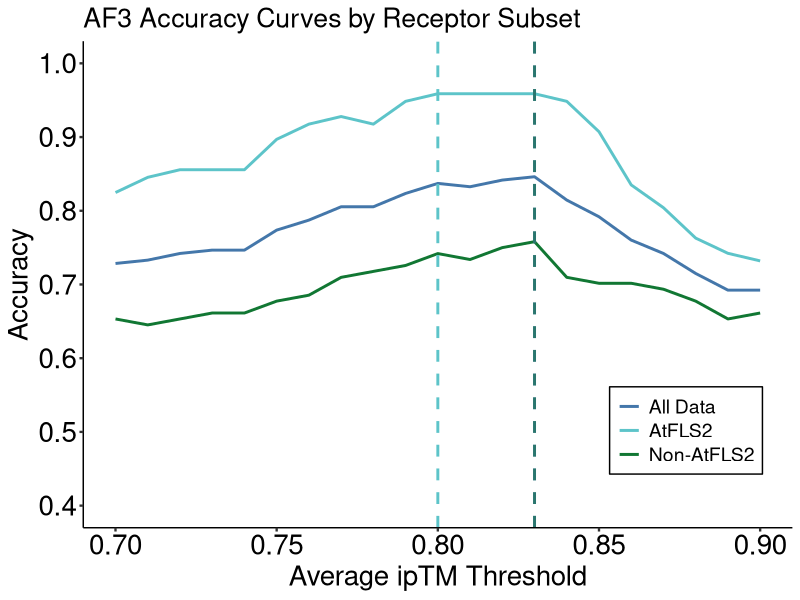
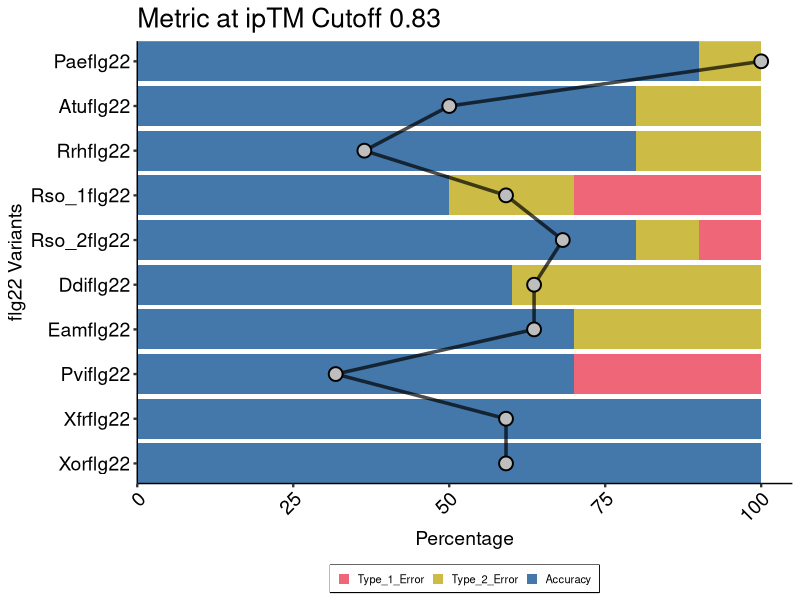
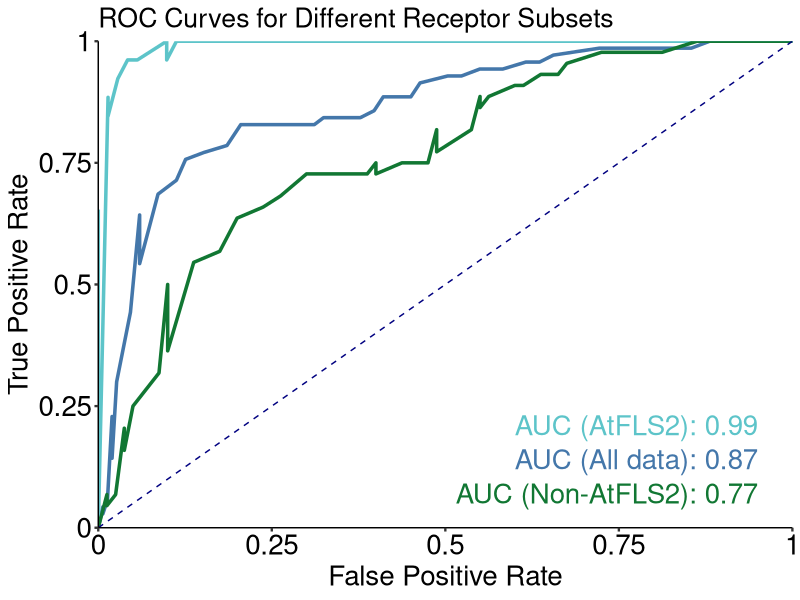
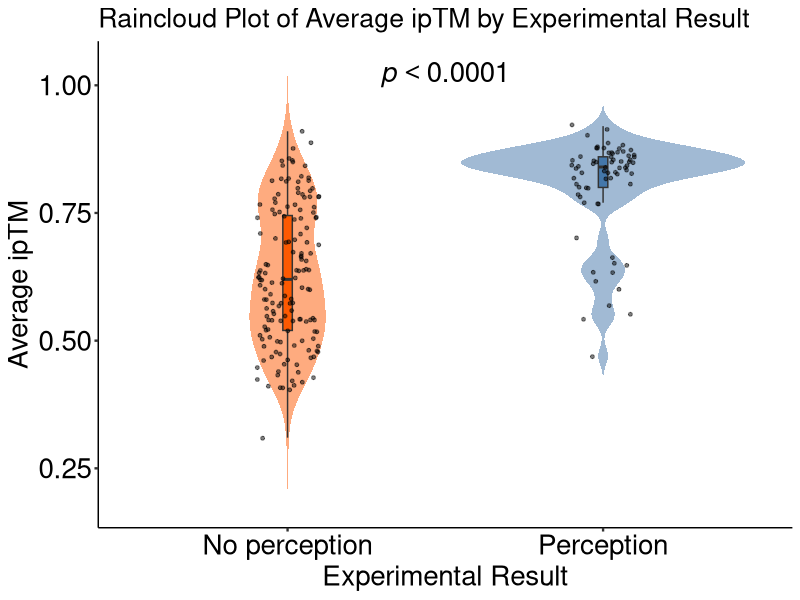
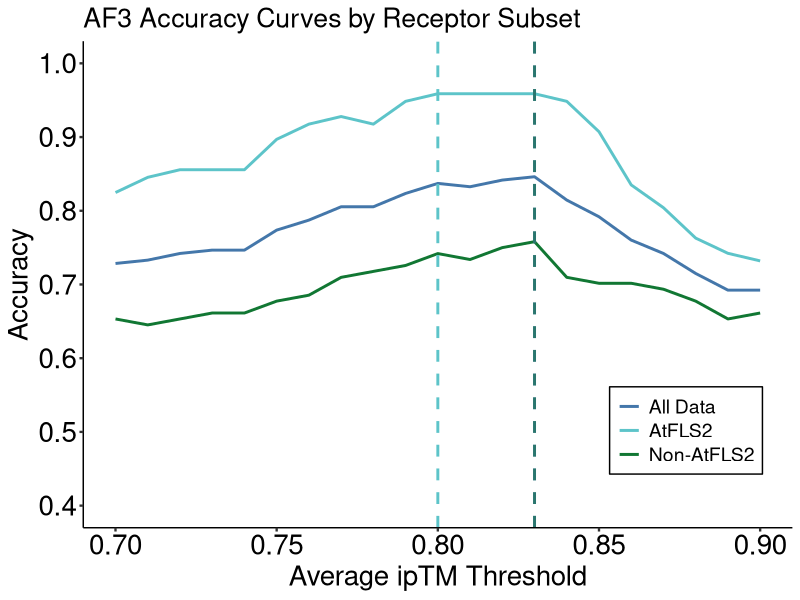
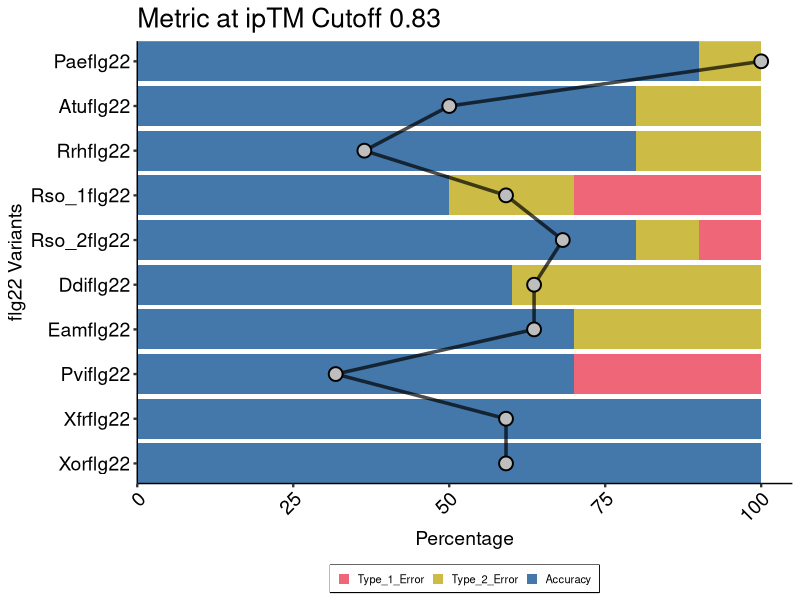
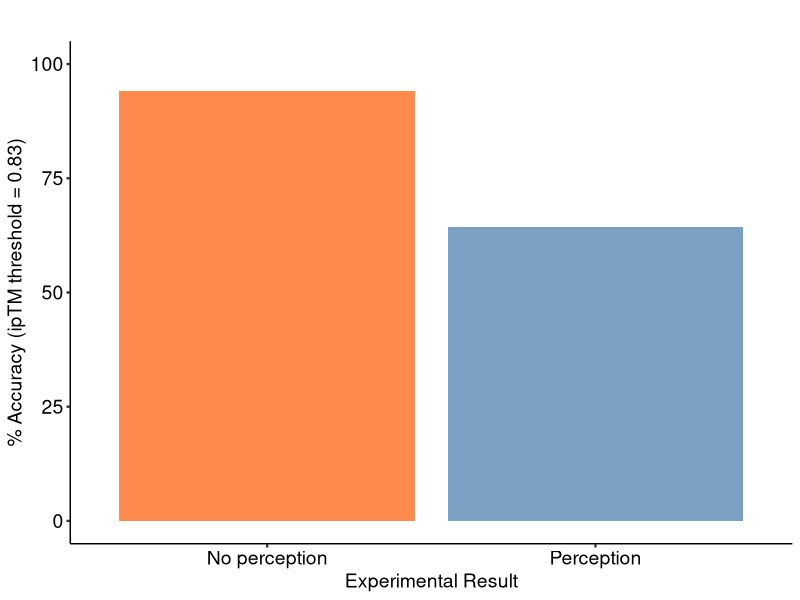
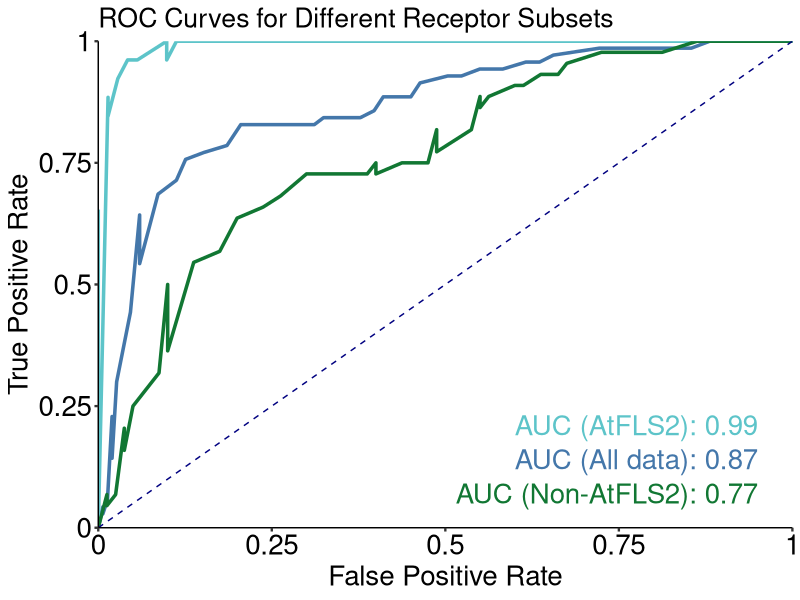

Source code (R) for these figures, in order:
## ---- chunk 1
library(ggplot2)
library(dplyr)
library(tidyr)

setwd("~/FLS2_engineering/R_ploting/script/")

# Define customized ggplot theme
my_ggplot_theme <- theme_classic() +
  theme(text = element_text(size = 16),
        axis.title.x = element_text(size = 20, color = "black"),
        axis.title.y = element_text(size = 20, color = "black"),
        axis.text.x = element_text(size = 20, color = "black"),
        axis.text.y = element_text(size = 20, color = "black"),
        axis.ticks = element_line(size = 0.8),
        legend.position = c(0.85, 0.2), # Adjust position to bottom right above x-axis
        legend.background = element_rect(fill = "white", color = "black"),
        legend.title = element_blank(), # Remove the legend title for a cleaner look
        legend.text = element_text(size = 14))

# Read and prepare the data
data <- read.csv("../input/af3/ipTM_ploting.csv")

# Define the range of cutoffs
cutoffs <- seq(0.7, 0.9, by = 0.01)

# Function to calculate accuracy for a given subset of data
calculate_accuracy <- function(data_subset) {
  expanded_data <- data_subset %>% 
    crossing(Cutoff = cutoffs) %>% 
    mutate(
      Cutoff = as.numeric(Cutoff),
      Accurate = ifelse(Average_ipTM >= Cutoff & Known_outcome == "Perception" |
                        Average_ipTM < Cutoff & Known_outcome == "No perception", 1, 0)
    ) %>% 
    group_by(Cutoff) %>% 
    summarise(
      Accuracy = mean(Accurate),
      .groups = 'drop'
    )
  return(expanded_data)
}

# Calculate accuracy for all data, only AtFLS2, and non-AtFLS2
accuracy_all <- calculate_accuracy(data)
accuracy_AtFLS2 <- calculate_accuracy(data[data$receptor == "AtFLS2", ])
accuracy_non_AtFLS2 <- calculate_accuracy(data[data$receptor != "AtFLS2", ])

# Find the optimal cutoff where accuracy is maximum for each group
optimal_cutoff_all <- accuracy_all$Cutoff[which.max(accuracy_all$Accuracy)]
max_accuracy_all <- max(accuracy_all$Accuracy)

optimal_cutoff_AtFLS2 <- accuracy_AtFLS2$Cutoff[which.max(accuracy_AtFLS2$Accuracy)]
max_accuracy_AtFLS2 <- max(accuracy_AtFLS2$Accuracy)

optimal_cutoff_non_AtFLS2 <- accuracy_non_AtFLS2$Cutoff[which.max(accuracy_non_AtFLS2$Accuracy)]
max_accuracy_non_AtFLS2 <- max(accuracy_non_AtFLS2$Accuracy)

# Output results
cat("All Data - Optimal ipTM Cutoff:", optimal_cutoff_all, "\n")
cat("All Data - Highest Accuracy:", max_accuracy_all * 100, "%\n")
cat("AtFLS2 - Optimal ipTM Cutoff:", optimal_cutoff_AtFLS2, "\n")
cat("AtFLS2 - Highest Accuracy:", max_accuracy_AtFLS2 * 100, "%\n")
cat("Non-AtFLS2 - Optimal ipTM Cutoff:", optimal_cutoff_non_AtFLS2, "\n")
cat("Non-AtFLS2 - Highest Accuracy:", max_accuracy_non_AtFLS2 * 100, "%\n")

# Plotting
ggplot() +
  geom_line(data = accuracy_all, aes(x = Cutoff, y = Accuracy, color = "All Data"), size = 1) +
  geom_line(data = accuracy_AtFLS2, aes(x = Cutoff, y = Accuracy, color = "AtFLS2"), size = 1) +
  geom_line(data = accuracy_non_AtFLS2, aes(x = Cutoff, y = Accuracy, color = "Non-AtFLS2"), size = 1) +
  geom_vline(xintercept = optimal_cutoff_all, linetype = "dashed", color = "#4477aa", size = 1) +
  geom_vline(xintercept = optimal_cutoff_AtFLS2, linetype = "dashed", color = "#5dc4c9", size = 1) +
  geom_vline(xintercept = optimal_cutoff_non_AtFLS2, linetype = "dashed", color = "#117733", size = 1, alpha = 0.5) +
  scale_color_manual(values = c("All Data" = "#4477aa",
                                "AtFLS2" = "#5dc4c9",
                                "Non-AtFLS2" = "#117733")) +
  scale_y_continuous(limits = c(0.4, 1), breaks = seq(0, 1, by = 0.1)) +
  labs(x = "Average ipTM Threshold", y = "Accuracy", title = "AF3 Accuracy Curves by Receptor Subset") +
  my_ggplot_theme

# Save the plot
ggsave("../output/af3/AF3_accuracy_by_receptor.pdf", dpi = 300, width = 6.6, height = 6)


## ---- chunk 2
library(ggplot2)
library(dplyr)
library(tidyr)

# Load and prepare the data
data <- read.csv("../input/af3/ipTM_ploting_subset.csv") 

data_processed <- data %>%
  mutate(
    Accuracy = ifelse((Average_ipTM >= 0.83 & Known_outcome == "Perception") | 
                      (Average_ipTM < 0.83 & Known_outcome == "No perception"), 1, 0),
    Type_1_Error = ifelse(Average_ipTM >= 0.83 & Known_outcome == "No perception", 1, 0),
    Type_2_Error = ifelse(Average_ipTM < 0.83 & Known_outcome == "Perception", 1, 0)
  ) %>%
  group_by(ligand_name) %>%
  summarise(
    Accuracy_Percentage = mean(Accuracy) * 100,
    Type_1_Error_Percentage = mean(Type_1_Error) * 100,
    Type_2_Error_Percentage = mean(Type_2_Error) * 100,
    .groups = 'drop'
  )

# Correctly pivot the data
data_long <- data_processed %>%
  pivot_longer(
    cols = c("Accuracy_Percentage", "Type_1_Error_Percentage", "Type_2_Error_Percentage"),
    names_to = "Metric",
    values_to = "Percentage"
  ) %>%
  mutate(Metric = gsub("_Percentage$", "", Metric))

# Set the order of flg22 variants as in the similarity matrix
variant_order <- c("Paeflg22", "Atuflg22", "Rrhflg22","Rso_1flg22", "Rso_2flg22","Ddiflg22", "Eamflg22", "Pviflg22", "Xfrflg22", "Xorflg22")
data_long$ligand_name <- factor(data_long$ligand_name, levels = rev(variant_order))
data_long$Metric <- factor(data_long$Metric, levels = c("Type_1_Error", "Type_2_Error", "Accuracy"))

# Prepare similarity data
similarity_data <- data.frame(
  ligand_name = variant_order,
  sim = c(100, 50, 36.4, 59.1, 68.2, 63.6, 63.6, 31.8, 59.1, 59.1)
)
similarity_data$ligand_name <- factor(similarity_data$ligand_name, levels = variant_order)

my_ggplot_theme <- theme_classic() +
  theme(text = element_text(size = 16),
        axis.title.x = element_text(size = 14, color = "black"),
        axis.title.y = element_text(size = 14, color = "black"),
        axis.text.x = element_text(size = 14, color = "black"),
        axis.text.y = element_text(size = 14, color = "black"),
        axis.ticks = element_line(size = 0.8))
# Plot
stacked_plot <- ggplot(data_long, aes(x = ligand_name, y = Percentage, fill = Metric)) +
  geom_bar(stat = "identity", position = "stack") +
  coord_flip() +  # This flips the plot to vertical orientation
  scale_fill_manual(values = c("Accuracy" = "#4477aa", "Type_1_Error" = "#ee6677", "Type_2_Error" = "#ccbb44")) +
  labs(title = "Metric at ipTM Cutoff 0.83",
       x = "flg22 Variants", y = "Percentage") +
  my_ggplot_theme +
  scale_y_continuous(expand = c(0, 0), limits = c(0, 105)) +
  scale_x_discrete(expand = c(0, 0)) +
  theme(axis.text.x = element_text(angle = 45, hjust = 1),
        legend.position = "bottom",  # Moves legend to the bottom
        legend.title = element_blank(),  # Optionally remove the legend title
        legend.box = "horizontal",  # Horizontal layout for the legend items
        legend.box.background = element_rect(color="black", size=0.5),  # Adds a box around the legend with a border
        legend.text = element_text(size = 8),  # Adjust text size for better fit
        legend.key.size = unit(0.3, "cm"))  # Adjusts the size of the legend keys

# Add similarity data as a line plot over the bars
final_plot <- stacked_plot +
  geom_line(data = similarity_data, aes(x = ligand_name, y = sim, group = 1), 
            color = "black", size = 1.2, inherit.aes = FALSE, alpha = 0.7) +
  geom_point(data = similarity_data, aes(x = ligand_name, y = sim), 
             color = "black", size = 4, inherit.aes = FALSE, 
             shape = 21, fill = "grey", stroke = 1)  # Increased size and added border

# Display the combined plot
print(final_plot)

# Optionally, save the plot
ggsave("../output/af3/combined_metrics_similarity_plot.pdf", final_plot, width = 4.2, height = 6)
## ---- chunk 3
library(ggplot2)
library(dplyr)

# Load the data
data <- read.csv("../input/af3/ipTM_ploting.csv")

my_ggplot_theme <- theme_classic() +
  theme(text = element_text(size = 16),
        axis.title.x = element_text(size = 14, color = "black"),
        axis.title.y = element_text(size = 14, color = "black"),
        axis.text.x = element_text(size = 14, color = "black"),
        axis.text.y = element_text(size = 14, color = "black"),
        axis.ticks = element_line(size = 0.8))

# Define the cutoff
cutoff <- 0.83

# Calculate accuracy based on the cutoff
data <- data %>%
  mutate(
    Accurate = ifelse((Average_ipTM >= cutoff & Known_outcome == "Perception") | 
                      (Average_ipTM < cutoff & Known_outcome == "No perception"), 1, 0)
  )

# Group by Known_outcome and calculate accuracy percentage
accuracy_data <- data %>%
  group_by(Known_outcome) %>%
  summarise(
    Accuracy_Percentage = mean(Accurate) * 100,
    .groups = 'drop'
  )

# Plotting the bar graph
plot <- ggplot(accuracy_data, aes(x = Known_outcome, y = Accuracy_Percentage, fill = Known_outcome)) +
  geom_bar(stat = "identity", alpha = 0.7) +
  labs(title = "",
       x = "Experimental Result",
       y = "% Accuracy (ipTM threshold = 0.83)") +
  my_ggplot_theme +
  theme(legend.position = "none")+
  ylim(0, 100)+
  scale_fill_manual(values = c("#fd5901", "#4477aa"))  # Color aesthetic based on the experimental result

ggsave("../output/af3/accuracy_on_experimental_data.pdf", plot, width = 4, height = 6)
## ---- chunk 4
# Load necessary libraries
library(ggplot2)
library(pROC)
library(readr)  # Use read_csv from readr

# Read the data from the CSV file
data <- read_csv("../input/af3/ipTM_ploting.csv")  

# Ensure the experimental results are properly formatted
data$Known_outcome <- as.factor(data$Known_outcome)

# Subset data for the three groups
data_all <- data
data_AtFLS2 <- data[data$receptor == "AtFLS2", ]
data_no_AtFLS2 <- data[data$receptor != "AtFLS2", ]

# Calculate ROC curves for each subset
roc_all <- roc(response = data_all$Known_outcome, predictor = data_all$Average_ipTM)
roc_AtFLS2 <- roc(response = data_AtFLS2$Known_outcome, predictor = data_AtFLS2$Average_ipTM)
roc_no_AtFLS2 <- roc(response = data_no_AtFLS2$Known_outcome, predictor = data_no_AtFLS2$Average_ipTM)

# Extract AUC values
auc_all <- auc(roc_all)
auc_AtFLS2 <- auc(roc_AtFLS2)
auc_no_AtFLS2 <- auc(roc_no_AtFLS2)

# Extract coordinates for the ROC curves
coords_all <- coords(roc_all, "all", ret = c("threshold", "sensitivity", "specificity", "accuracy"))
coords_AtFLS2 <- coords(roc_AtFLS2, "all", ret = c("threshold", "sensitivity", "specificity", "accuracy"))
coords_no_AtFLS2 <- coords(roc_no_AtFLS2, "all", ret = c("threshold", "sensitivity", "specificity", "accuracy"))

# Convert to data frames for ggplot
coords_all_df <- as.data.frame(coords_all)
coords_AtFLS2_df <- as.data.frame(coords_AtFLS2)
coords_no_AtFLS2_df <- as.data.frame(coords_no_AtFLS2)

my_ggplot_theme <- theme_classic() +
  theme(text = element_text(size = 16),
        axis.title.x = element_text(size = 20, color = "black"),
        axis.title.y = element_text(size = 20, color = "black"),
        axis.text.x = element_text(size = 20, color = "black"),
        axis.text.y = element_text(size = 20, color = "black"),
        axis.ticks = element_line(size = 0.8))

# Plot the ROC curves using ggplot2
roc_plot <- ggplot() +
  geom_line(data = coords_all_df, aes(x = 1 - specificity, y = sensitivity), color = "#4477aa", size = 1.2) +
  geom_line(data = coords_AtFLS2_df, aes(x = 1 - specificity, y = sensitivity), color = "#5dc4c9", size = 1.2) +
  geom_line(data = coords_no_AtFLS2_df, aes(x = 1 - specificity, y = sensitivity), color = "#117733", size = 1.2) +
  geom_line(data = data.frame(x = c(0, 1), y = c(0, 1)), aes(x, y), linetype = "dashed", color = "navy") +
  annotate("text", x = 0.95, y = 0.05, label = sprintf("AUC (Non-AtFLS2): %.2f", auc_no_AtFLS2), color = "#117733", hjust = 1, vjust = 0, size = 7) +
  annotate("text", x = 0.95, y = 0.19, label = sprintf("AUC (AtFLS2): %.2f", auc_AtFLS2), color = "#5dc4c9", hjust = 1, vjust = 0, size = 7) +
  annotate("text", x = 0.95, y = 0.12, label = sprintf("AUC (All data): %.2f", auc_all), color = "#4477aa", hjust = 1, vjust = 0, size = 7) +
  scale_x_continuous(expand = c(0, 0), limits = c(0, 1), breaks = c(0, 0.25, 0.5, 0.75, 1), labels = c("0", "0.25", "0.5", "0.75", "1")) +
  scale_y_continuous(expand = c(0, 0), limits = c(0, 1), breaks = c(0, 0.25, 0.5, 0.75, 1), labels = c("0", "0.25", "0.5", "0.75", "1")) +
  labs(title = "ROC Curves for Different Receptor Subsets", 
       x = "False Positive Rate", y = "True Positive Rate") +
  my_ggplot_theme

# Print the plot
print(roc_plot)

# Save the plot
ggsave("../output/af3/ROC_multiple_curves.pdf", plot = roc_plot, width = 6.5, height = 6, dpi = 300)


## ---- chunk 5
# Load necessary libraries
library(ggplot2)
library(dplyr)
library(readr)  # For reading the CSV file

# Read the data from a CSV file
data <- read_csv("../input/af3/ipTM_ploting.csv")

# Assuming the data has columns 'Known_outcome' and 'Average_ipTM'
data <- data %>%
  mutate(Known_outcome = factor(Known_outcome))

# Assess normality using Shapiro-Wilk test
shapiro_results <- data %>%
  group_by(Known_outcome) %>%
  summarise(shapiro_p_value = shapiro.test(Average_ipTM)$p.value)

print("Shapiro-Wilk Test for Normality:")
print(shapiro_results)

# If p-value < 0.05, data is not normally distributed
if(any(shapiro_results$shapiro_p_value < 0.05)) {
  test_method <- "wilcox.test"
  test_name <- "Wilcoxon rank-sum test"
  # Perform Wilcoxon rank-sum test
  wilcox_test <- wilcox.test(Average_ipTM ~ Known_outcome, data = data)
  p_value <- wilcox_test$p.value
} else {
  test_method <- "t.test"
  test_name <- "t-test"
  # Perform t-test
  t_test <- t.test(Average_ipTM ~ Known_outcome, data = data)
  p_value <- t_test$p.value
}

# Print the selected test method and p-value
print(paste("Selected test:", test_name))
print(paste("P-value:", p_value))

# Creating the raincloud plot without p-value display
ggplot(data, aes(x = Known_outcome, y = Average_ipTM, fill = Known_outcome)) +
  geom_violin(trim = FALSE, alpha = 0.5, color = NA, show.legend = FALSE) +  # Density plot
  geom_boxplot(width = 0.03, outlier.shape = NA, show.legend = FALSE) +  # Boxplot inside the violin
  geom_jitter(size = 1, alpha = 0.5, color = "black", width = 0.1, show.legend = FALSE) +  # Points with jitter
   annotate("text", x = 1.5, y = max(data$Average_ipTM) + 0.1, 
           label = expression(italic(p) < "0.0001"), size = 7, hjust = 0.5) +  # Add italic p-value text above violins
  scale_fill_manual(values = c("#fd5901", "#4477aa")) +  # Custom colors for each experimental result
  labs(title = "Raincloud Plot of Average ipTM by Experimental Result",
       x = "Experimental Result",
       y = "Average ipTM") +
  my_ggplot_theme

ggsave("../output/af3/raincloud.pdf", width = 6, height = 5.7, dpi = 300)
